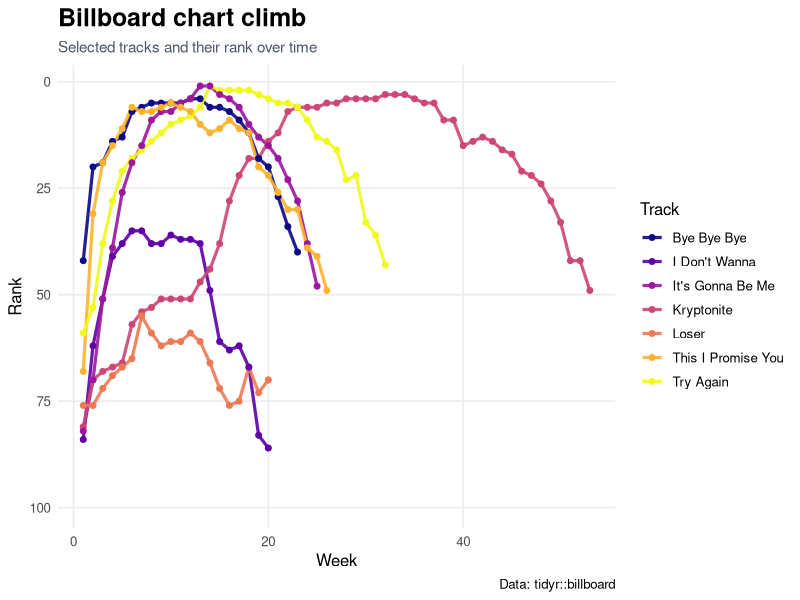

Write R code to recreate this figure.
## ---- chunk 1
#| message: false
library(tidyverse)
## ---- chunk 2
#| message: false
billboard_long <- billboard |>
  pivot_longer(
    cols = starts_with("wk"),
    names_to = "week",
    values_to = "rank"
  ) |>
  mutate(week = parse_number(week)) |>
  filter(!is.na(rank)) |>
  filter(artist %in% c("3 Doors Down", "Aaliyah", "N'Sync", "Macy Gray"))

ggplot(billboard_long, aes(x = week, y = rank, color = track, group = track)) +
  geom_line(linewidth = 1.1, alpha = 0.9) +
  geom_point(size = 1.7) +
  scale_y_reverse(limits = c(100, 1)) +
  scale_color_viridis_d(option = "plasma") +
  labs(
    title = "Billboard chart climb",
    subtitle = "Selected tracks and their rank over time",
    x = "Week",
    y = "Rank",
    color = "Track",
    caption = "Data: tidyr::billboard"
  ) +
  theme_minimal(base_size = 12) +
  theme(
    plot.title = element_text(face = "bold", size = 18),
    plot.subtitle = element_text(size = 11, color = "#4c566a"),
    panel.grid.minor = element_blank(),
    legend.position = "right"
  )
